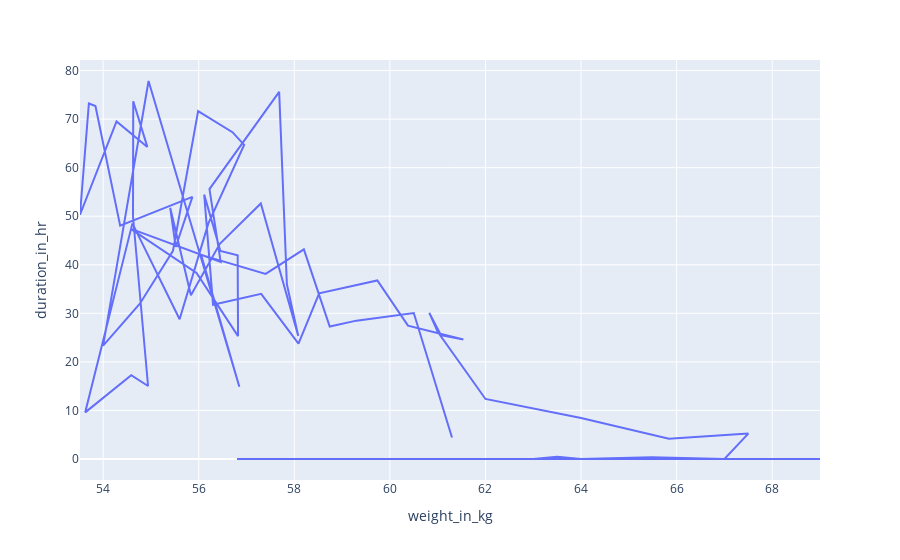

Source (notebook cell):
### Code cell
px.line(agg_df,
        x='weight_in_kg',
        y='duration_in_hr')

### Figure 1 — Plotly figure (JSON) as saved in the notebook; plotly's stock layout.template omitted (floating-point values rounded to 4 significant figures)
{"data": [{"hovertemplate": "weight_in_kg=%{x}<br>duration_in_hr=%{y}<extra></extra>", "legendgroup": "", "line": {"color": "#636efa", "dash": "solid"}, "marker": {"symbol": "circle"}, "mode": "lines", "name": "", "orientation": "v", "showlegend": false, "type": "scatter", "x": [67, 64.93, 62.93, 60.87, 58.87, 56.8, 64, 63.72, 63.42, 63.12, 62.81, 62.51, 62.21, 61.9, 61.6, 61.3, 61, 61.69, 62.38, 63, 63.68, 64.33, 65.01, 65.66, 66.34, 67.01, 67.67, 68.35, 69, 68, 68, 68, 67, 65, 64, 63, 63.5, 64, 64, 64, 65.48, 67, 67.5, 65.84, 64, 62, 61, 60.82, 61.07, 61.54, 60.38, 59.74, 58.52, 58.09, 57.31, 56.3, 56.11, 56.45, 56.81, 56.82, 55.95, 54.57, 56.46, 56.23, 57.68, 57.84, 58.08, 57.3, 56.44, 55.84, 55.4, 55.52, 55.87, 54.36, 53.84, 53.7, 53.52, 54.28, 54.93, 54.63, 54.62, 54.94, 54.59, 53.63, 54.61, 55.6, 56.2, 56.95, 56.71, 55.99, 55.46, 54.77, 54, 54.95, 56.85, 56.05, 57.4, 58.2, 58.74, 59.3, 60.5, 61.3], "xaxis": "x", "y": [0, 0, 0, 0, 0, 0, 0, 0, 0, 0, 0, 0, 0, 0, 0, 0, 0, 0, 0, 0, 0, 0, 0, 0, 0, 0, 0, 0, 0, 0, 0, 0, 0, 0, 0, 0, 0.4856, 0, 0, 0, 0.3779, 0, 5.24, 4.181, 8.442, 12.36, 26.18, 30.1, 25.53, 24.61, 27.46, 36.77, 34.13, 23.74, 34.02, 31.78, 54.45, 42.85, 41.93, 25.31, 38.3, 47.46, 40.57, 55.6, 75.62, 36.02, 25.34, 52.64, 44.31, 33.71, 51.73, 43.67, 53.98, 48.05, 72.7, 73.23, 50.31, 69.53, 64.28, 73.69, 49.94, 15.03, 17.26, 9.608, 48.53, 28.77, 48.46, 64.7, 67.31, 71.64, 42.89, 31.99, 23.36, 77.85, 14.88, 42.04, 38.11, 43.17, 27.28, 28.5, 30.07, 4.43], "yaxis": "y"}], "layout": {"autosize": true, "legend": {"tracegroupgap": 0}, "margin": {"t": 60}, "xaxis": {"anchor": "y", "autorange": true, "domain": [0, 1], "range": [53.52, 69], "title": {"text": "weight_in_kg"}, "type": "linear"}, "yaxis": {"anchor": "x", "autorange": true, "domain": [0, 1], "range": [-4.325, 82.18], "title": {"text": "duration_in_hr"}, "type": "linear"}}}
